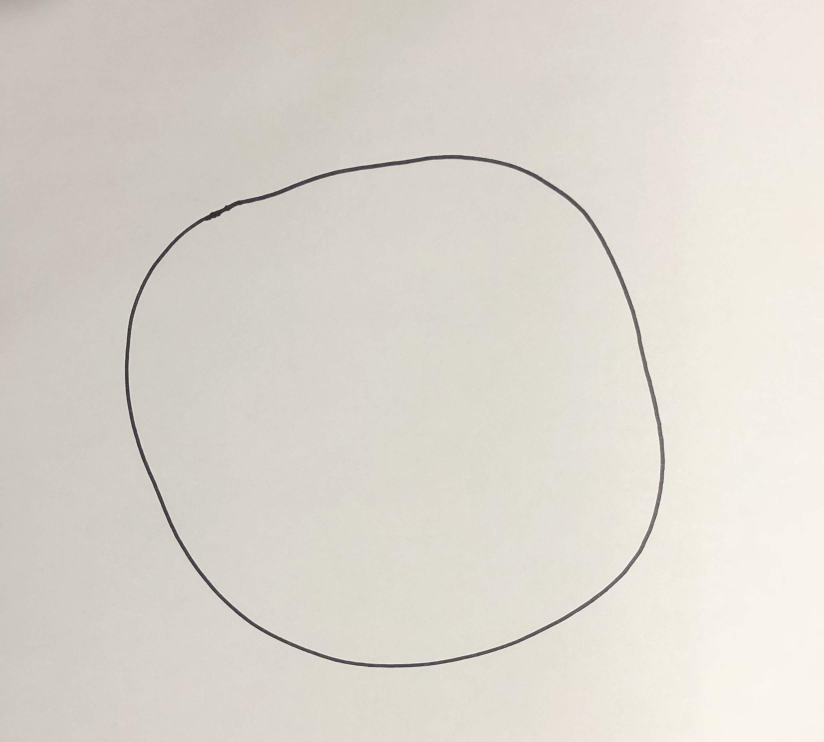
#> input picture circle.jpg, 2472 x 2226 px (shown at 1/3 size)
$ python circle_extract.py   (older library calls are emulated)
#> lines starting #> are read from the running program, lines starting #| are printed output that depends on the picture; after the words box and inside, x2 and y2 are one past the last pixel; in counts of white or black regions, pixels touching at a corner belong together
#> further down, image is the input picture: shape (2226, 2472, 3); mean B, G, R 207.4, 214.8, 219.8
import time
import cv2
import numpy as np

def getDrawingContour(drawing):
    _,contours, hierarchy = cv2.findContours(drawing, cv2.RETR_EXTERNAL, \
            cv2.CHAIN_APPROX_NONE)
    # Get largest contour (by arc length)
    maxIndex = 0
    maxLength = 0
    for i in range(len(contours)):
        #arcLength = cv2.arcLength(contours[i], True)
        arcLength = cv2.contourArea(contours[i])
        if arcLength > maxLength:
            maxLength = arcLength
            maxIndex = i
    return contours[maxIndex]

def drawContour(img, contour, color, thickness=8):
    cv2.drawContours(img, [contour], -1, color, thickness)
def close(img):
    kernel = cv2.getStructuringElement(cv2.MORPH_RECT, (7, 7))
    return cv2.morphologyEx(img, cv2.MORPH_CLOSE, kernel)

def getDrawing(input):
    gray = cv2.cvtColor(input, cv2.COLOR_BGR2GRAY)
    gray = cv2.GaussianBlur(gray, (3, 3), 0)
    _,thresh = cv2.threshold(gray, 150, 255, \
            cv2.THRESH_BINARY_INV)
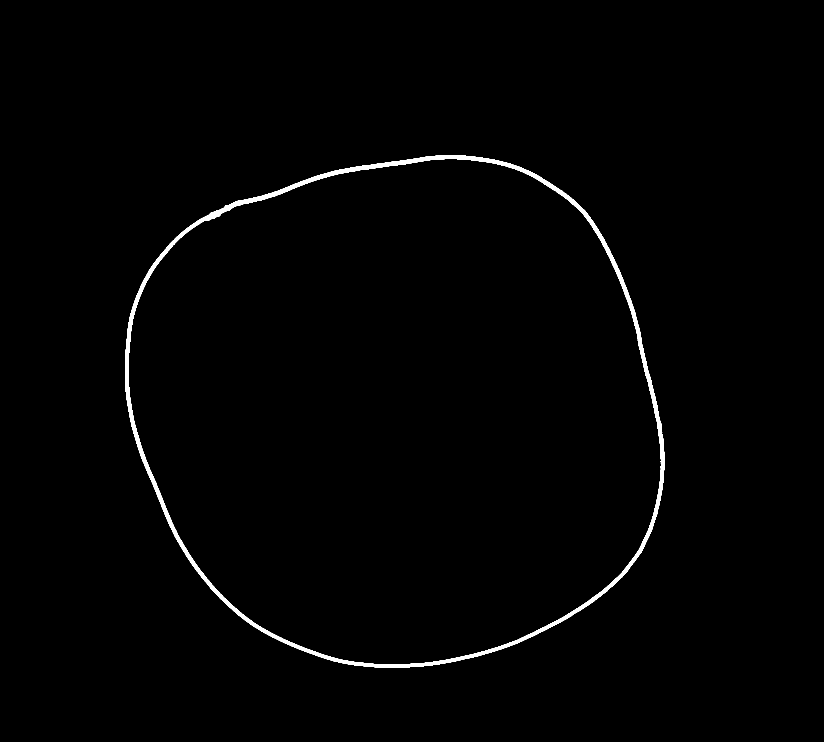
#> thresh: shape (2226, 2472) (shown at 1/3 size); 1% white; 1 white region, box (x1, y1, x2, y2) and area: (375, 465, 1994, 2003) 55674
    return thresh

image = cv2.imread("circle.jpg")
thresh = getDrawing(image)
close_times = 1
for i in range(close_times):
    thresh = close(thresh)
contour = getDrawingContour(thresh)
#> in getDrawingContour, `_,contours, hierarchy = cv2.findContours(drawing, cv2.RETR_EXTERNAL, \..`: contours = 1 contour; box (x1, y1, x2, y2) and area: (375, 465, 1994, 2003) 1973228
#> the loop in getDrawingContour, `for i in range(len(contours)):` made 1 pass
#> (arcLength, maxLength, maxIndex) on pass 1: (1973228.5, 1973228.5, 0)
#> after the loop in getDrawingContour, `for i in range(len(contours)):`: maxIndex = 0; maxLength = 1973228.5
#> contour = contour of 4621 points, box (x1, y1, x2, y2) (375, 465, 1994, 2003), area 1973228
#drawContour(image, contour, (0, 0, 255))
for pt in contour:
    print(pt)
    cv2.circle(image, (pt[0][0], pt[0][1]), 3, (0, 0, 255))
#> this loop made 4621 passes
#> pt on passes 1 to 3: [[1334, 465]], [[1333, 466]], [[1332, 466]]
#| [[1334  465]]
#| [[1333  466]]
#| [[1332  466]]
#| [[1331  466]]
#| [[1330  466]]
#| [[1329  466]]
#| [[1328  466]]
#| [[1327  466]]
#> (further printed lines are left out)
cv2.namedWindow("image", cv2.WINDOW_NORMAL)
cv2.resizeWindow("image", 1000, 1000)
cv2.imshow("image", image)
print(contour.shape)

cv2.waitKey(0)
